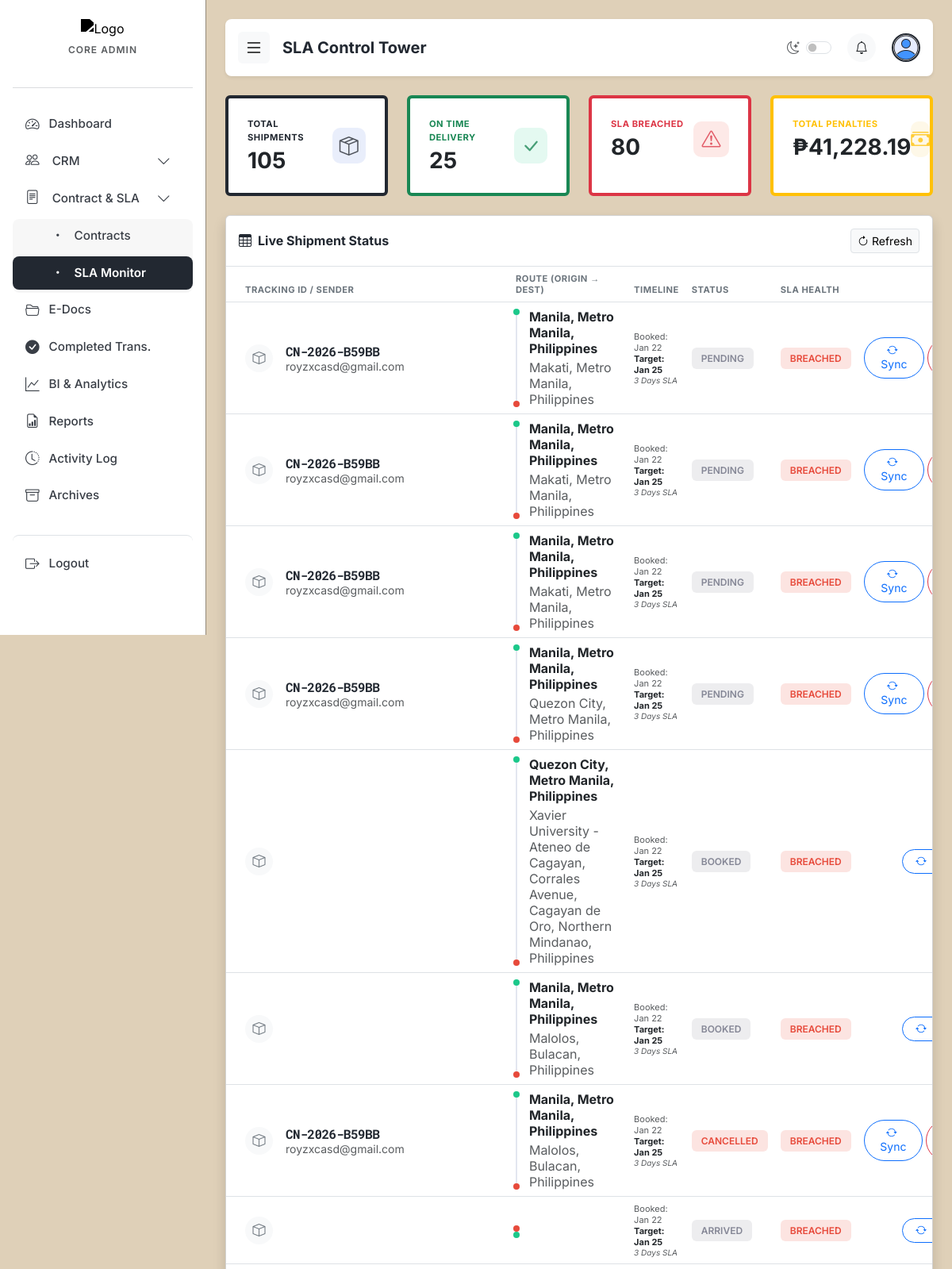
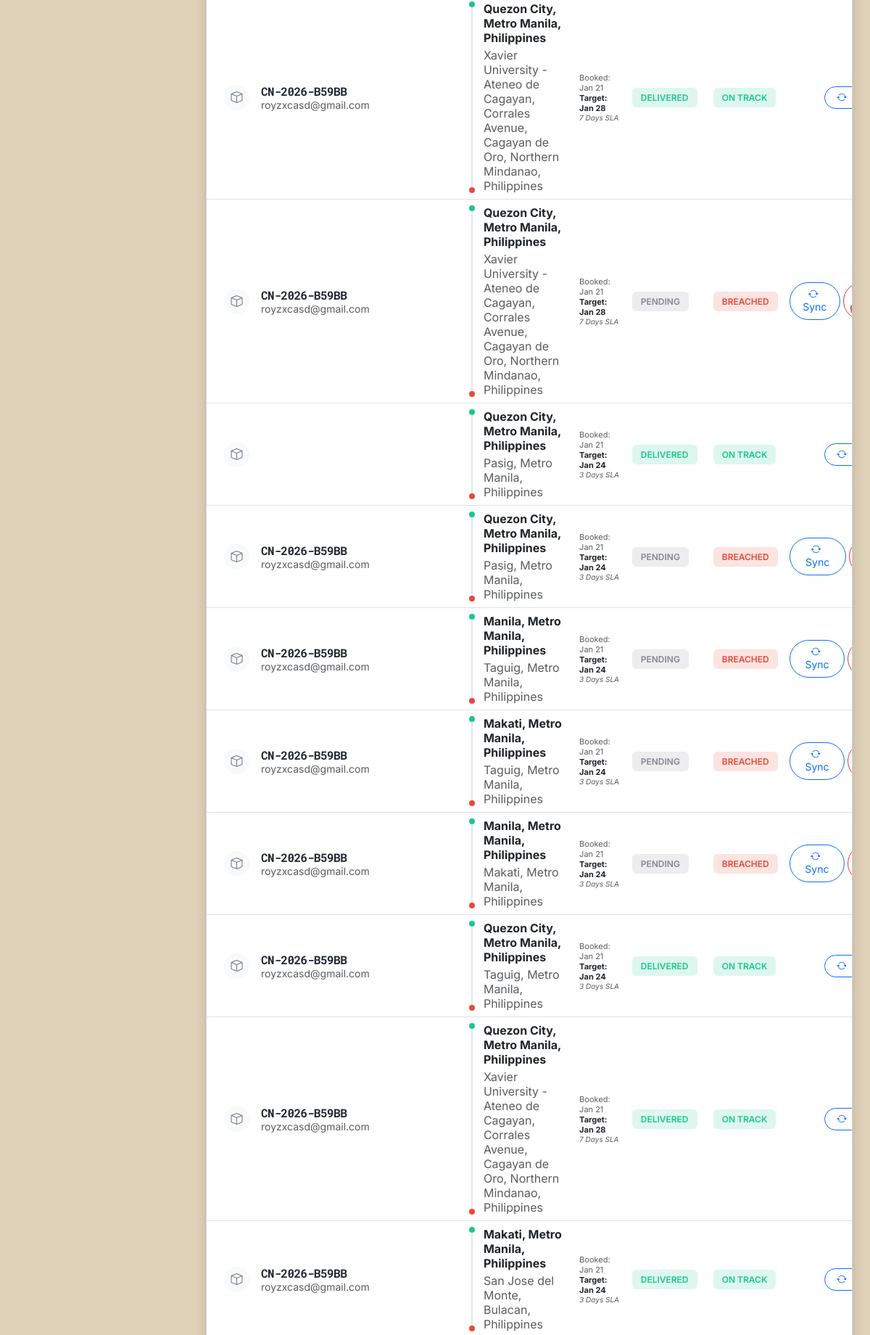
The app's page /admin_shipments.php (signed in, upper part) with its own data (2 pictures, top to bottom).
### tables this page shows
CREATE TABLE `shipments` (
  `id` int(11) NOT NULL,
  `shipment_code` varchar(255) DEFAULT NULL,
  `contract_number` varchar(50) DEFAULT NULL,
  `user_id` int(11) NOT NULL,
  `sender_name` varchar(100) NOT NULL,
  `sender_contact` varchar(50) DEFAULT NULL,
  `receiver_name` varchar(100) NOT NULL,
  `receiver_contact` varchar(50) DEFAULT NULL,
  `origin_address` varchar(255) DEFAULT NULL,
  `destination_address` varchar(255) DEFAULT NULL,
  `origin_island` varchar(50) DEFAULT NULL,
  `specific_address` text DEFAULT NULL,
  `address` varchar(255) DEFAULT NULL,
  `weight` decimal(10,2) NOT NULL,
  `package_type` varchar(50) DEFAULT NULL,
  `package_description` text NOT NULL,
  `distance_km` decimal(10,2) DEFAULT 0.00,
  `price` decimal(10,2) DEFAULT 0.00,
  `sla_agreement` text DEFAULT NULL,
  `payment_method` varchar(50) DEFAULT 'Unspecified',
  `bank_name` varchar(50) DEFAULT NULL,
  `status` varchar(50) DEFAULT 'Pending',
  `cancel_reason` text DEFAULT NULL,
  `payment_status` varchar(50) DEFAULT 'Pending',
  `sla_status` enum('Met','Breached','Pending') DEFAULT 'Pending',
  `proof_image` varchar(255) DEFAULT NULL,
  `created_at` timestamp NOT NULL DEFAULT current_timestamp(),
  `ip_address` varchar(45) DEFAULT NULL,
  `ai_estimated_time` varchar(100) DEFAULT 'Calculating...',
  `target_delivery_date` datetime DEFAULT NULL,
  `rating` int(11) DEFAULT 0,
  `feedback_text` text DEFAULT NULL,
  `destination_island` varchar(50) DEFAULT 'Luzon',
  `sender_email` varchar(255) DEFAULT NULL,
  `updated_at` timestamp NOT NULL DEFAULT current_timestamp() ON UPDATE current_timestamp()
);

### admin_shipments.php (the view, shortened to what this page needs)
<?php
include("connection.php");
$query = "SELECT * FROM shipments ORDER BY created_at DESC";
$result = mysqli_query($conn, $query);
$rulesArr = [];
$rQ = mysqli_query($conn, "SELECT * FROM sla_policies WHERE contract_id = 0");
while($r = mysqli_fetch_assoc($rQ)) {
    $rulesArr[$r['origin_group']][$r['destination_group']] = $r['max_days'];
}
$total_shipments = 0; $total_delayed = 0; $total_ontime = 0; $total_penalty = 0;
?>
<!DOCTYPE html>
<html lang="en">
<head>
  <link href="https://cdn.jsdelivr.net/npm/bootstrap@5.3.3/dist/css/bootstrap.min.css" rel="stylesheet">
  <link href="https://cdn.jsdelivr.net/npm/bootstrap-icons@1.11.3/font/bootstrap-icons.css" rel="stylesheet">
</head>
<body>
<div class="sidebar flex-shrink-0 p-3" id="sidebar">
    <div class="text-center mb-4 mt-2">
      <img src="Remorig.png" alt="Logo" class="img-fluid mb-2" style="max-width: 120px; transition: 0.3s ease;">
      <h6 class="fw-semibold text-uppercase text-muted mb-0 logo-title" style="letter-spacing: 1px; font-size: 0.75rem;">CORE ADMIN</h6>
    </div>
    <hr class="border-secondary opacity-25">
    <nav class="nav flex-column mb-auto mt-2">
        <a href="admin.php"><i class="bi bi-speedometer2"></i> Dashboard</a>
        <a href="#crmSubmenu" data-bs-toggle="collapse" class="d-flex justify-content-between align-items-center">
            <span><i class="bi bi-people"></i> CRM</span><i class="bi bi-chevron-down small"></i>
        </a>
        <a href="#csmSubmenu" data-bs-toggle="collapse" class="d-flex justify-content-between align-items-center">
            <span><i class="bi bi-file-text"></i> Contract & SLA</span><i class="bi bi-chevron-down small"></i>
        </a>
        <div class="collapse show" id="csmSubmenu" style="background: rgba(0,0,0,0.03); border-radius: 8px;">
            <a href="admin_contracts.php" class="ps-5 "><i class="bi bi-dot"></i> Contracts</a>
            <a href="Admin_shipments.php" class="ps-5 active"><i class="bi bi-dot"></i> SLA Monitor</a>
        </div>
        <a href="E-Doc.php" class=""><i class="bi bi-folder2-open"></i> E-Docs</a>
        <a href="admin_completed.php"><i class="bi bi-check-circle-fill"></i> Completed Trans.</a>
        <a href="BIFA.php"><i class="bi bi-graph-up"></i> BI & Analytics</a>
        <a href="admin_reports.php"><i class="bi bi-file-earmark-bar-graph"></i> Reports</a>
        <a href="activity-log.php"><i class="bi bi-clock-history"></i> Activity Log</a>
        <a href="Archive.php"><i class="bi bi-archive"></i> Archives</a>
        <a href="logout.php" class="border-top mt-4 pt-4 text-danger"><i class="bi bi-box-arrow-right"></i> Logout</a>
    </nav>
</div>
<div class="content" id="mainContent">
    <header class="top-header d-flex align-items-center justify-content-between sticky-top mb-4 p-3 bg-white shadow-sm rounded-3">
        <div class="d-flex align-items-center gap-3">
            <button class="btn btn-light border-0 p-2" id="hamburger"><i class="bi bi-list fs-4"></i></button>
            <div>
                <h5 class="fw-bold mb-0 text-primary">SLA Control Tower</h5>
            </div>
        </div>
        <div class="d-flex align-items-center gap-3">
            <div class="form-check form-switch mb-0 ps-0 d-flex align-items-center gap-2">
                <label class="form-check-label text-muted" for="adminThemeToggle"><i class="bi bi-moon-stars"></i></label>
                <input class="form-check-input m-0" type="checkbox" role="switch" id="adminThemeToggle">
            </div>
            <div class="dropdown mx-1">
                <a href="#" class="text-dark position-relative" id="notifDropdown" data-bs-toggle="dropdown" onclick="markRead()">
                    <div class="bg-light rounded-circle d-flex align-items-center justify-content-center" style="width:36px;height:36px;"><i class="bi bi-bell"></i></div>
                </a>
            </div>
            <div class="dropdown">
                <a href="#" data-bs-toggle="dropdown" class="d-block link-dark text-decoration-none" style="cursor: pointer;">
                    <img src="user.png" alt="Profile" width="36" height="36" class="rounded-circle object-fit-cover border border-2 border-primary">
                </a>
            </div>
        </div>
    </header>
<div class="row g-4 mb-4">
        <div class="col-xl-3 col-md-6">
            <div class="card h-100 border-start border-4 border-primary">
                <div class="kpi-card-body">
                    <div>
                        <div class="text-xxs fw-bold text-primary mb-1">TOTAL SHIPMENTS</div>
                        <div class="h3 mb-0 fw-bold text-gray-800" id="kpi-total">0</div>
                    </div>
                    <div class="kpi-icon bg-soft-primary"><i class="bi bi-box-seam text-primary"></i></div>
                </div>
            </div>
        </div>
        <div class="col-xl-3 col-md-6">
            <div class="card h-100 border-start border-4 border-success">
                <div class="kpi-card-body">
                    <div>
                        <div class="text-xxs fw-bold text-success mb-1">ON TIME DELIVERY</div>
                        <div class="h3 mb-0 fw-bold text-gray-800" id="kpi-ontime">0</div>
                    </div>
                    <div class="kpi-icon bg-soft-success"><i class="bi bi-check-lg text-success"></i></div>
                </div>
            </div>
        </div>
        <div class="col-xl-3 col-md-6">
            <div class="card h-100 border-start border-4 border-danger">
                <div class="kpi-card-body">
                    <div>
                        <div class="text-xxs fw-bold text-danger mb-1">SLA BREACHED</div>
                        <div class="h3 mb-0 fw-bold text-gray-800" id="kpi-delayed">0</div>
                    </div>
                    <div class="kpi-icon bg-soft-danger"><i class="bi bi-exclamation-triangle text-danger"></i></div>
                </div>
            </div>
        </div>
        <div class="col-xl-3 col-md-6">
            <div class="card h-100 border-start border-4 border-warning">
                <div class="kpi-card-body">
                    <div>
                        <div class="text-xxs fw-bold text-warning mb-1">TOTAL PENALTIES</div>
                        <div class="h3 mb-0 fw-bold text-gray-800" id="kpi-penalty">₱0</div>
                    </div>
                    <div class="kpi-icon bg-soft-warning"><i class="bi bi-cash-stack text-warning"></i></div>
                </div>
            </div>
        </div>
    </div>
    <div class="card shadow mb-4">
        <div class="card-header py-3 bg-transparent border-bottom d-flex justify-content-between align-items-center">
            <h6 class="m-0 fw-bold text-primary"><i class="bi bi-table me-2"></i>Live Shipment Status</h6>
            <button class="btn btn-sm btn-light border" onclick="location.reload()"><i class="bi bi-arrow-clockwise"></i> Refresh</button>
        </div>
        <div class="table-responsive p-0">
            <table class="table table-hover align-middle mb-0 w-100">
                <thead class="bg-light">
                    <tr>
                        <th class="ps-4 text-xxs text-secondary opacity-7">Tracking ID / Sender</th>
                        <th class="text-xxs text-secondary opacity-7">Route (Origin → Dest)</th>
                        <th class="text-xxs text-secondary opacity-7">Timeline</th>
                        <th class="text-xxs text-secondary opacity-7">Status</th>
                        <th class="text-xxs text-secondary opacity-7">SLA Health</th>
                        <th class="text-end pe-4 text-xxs text-secondary opacity-7">Action</th>
                    </tr>
                </thead>
                <tbody>
                    <?php if(mysqli_num_rows($result) > 0): ?>
                        <?php while($row = mysqli_fetch_assoc($result)):
                            $current_status = strtoupper($row['status']);
                            $origin = $row['origin_island'] ?? 'Luzon';
                            $dest = $row['destination_island'] ?? 'Visayas';
                            $sla_days = $rulesArr[$origin][$dest] ?? 7;
                            $book_date = strtotime($row['created_at']);
                            $target_date = strtotime("+$sla_days days", $book_date);
                            $is_delivered = ($current_status == 'DELIVERED');
                            $actual_end = $is_delivered ? strtotime($row['updated_at'] ?? $row['created_at']) : time();
                            $sla_status = "";
                            $penalty = 0;
                            if ($actual_end > $target_date) {
                                $sla_status = '<span class="badge-soft bg-soft-danger">BREACHED</span>';
                                $penalty = ($row['price'] ?? 0) * 0.10;
                            } elseif (!$is_delivered && (ceil(($target_date - $actual_end)/86400) <= 1)) {
                                $sla_status = '<span class="badge-soft bg-soft-warning">AT RISK</span>';
                                $total_ontime++;
                            } else {
                                $sla_status = '<span class="badge-soft bg-soft-success">ON TRACK</span>';
                                $total_ontime++;
                            }
                        ?>
                        <tr>
                            <td class="ps-4">
                                <div class="d-flex align-items-center">
                                    <div class="rounded-circle bg-light d-flex justify-content-center align-items-center me-3 text-secondary" style="width: 35px; height: 35px;">
                                        <i class="bi bi-box"></i>
                                    </div>
                                    <div>
                                        <span class="d-block fw-bold text-primary font-mono"><?php echo $row['contract_number']; ?></span>
                                        <small class="text-muted"><?php echo $row['sender_name']; ?></small>
                                    </div>
                                </div>
                            </td>
                            <td>
                                <div class="route-visual">
                                    <div class="text-xs fw-bold text-dark"><?php echo $row['origin_address']; ?></div>
                                    <div class="text-xs text-muted mt-1"><?php echo $row['destination_address']; ?></div>
                                </div>
                            </td>
                            <td>
                                <div class="d-flex flex-column">
                                    <small class="text-muted" style="font-size: 11px;">Booked: <?php echo date('M d', $book_date); ?></small>
                                    <small class="fw-bold text-dark" style="font-size: 11px;">Target: <?php echo date('M d', $target_date); ?></small>
                                    <small class="text-muted fst-italic" style="font-size: 10px;"><?php echo $sla_days; ?> Days SLA</small>
                                </div>
                            </td>
                            <td>
                                <?php
                                    $badgeClass = 'bg-soft-secondary';
                                    if ($current_status == 'DELIVERED') $badgeClass = 'bg-soft-success';
                                    elseif ($current_status == 'CONSOLIDATED') $badgeClass = 'bg-soft-info';
                                    elseif ($current_status == 'IN_TRANSIT' || $current_status == 'DISPATCH') $badgeClass = 'bg-soft-warning';
                                    elseif ($current_status == 'CANCELLED') $badgeClass = 'bg-soft-danger';
                                    echo "<span class='badge-soft $badgeClass'>$current_status</span>";
                                ?>
                            </td>
                            <td><?php echo $sla_status; ?></td>
                            <td class="text-end pe-4">
                                <div class="btn-group">
                                    <button onclick="syncStatus('<?php echo $row['contract_number']; ?>', this)" class="btn btn-sm btn-outline-primary rounded-pill px-3" title="Sync Status from Core 1">
                                        <i class="bi bi-arrow-repeat me-1"></i> Sync
                                    </button>
                                    <?php if($penalty > 0): ?>
                                        <button class="btn btn-sm btn-outline-danger ms-1 rounded-pill"
                                                title="Issue Penalty"
                                                onclick="issuePenalty(<?php echo $penalty; ?>, '<?php echo $row['contract_number']; ?>')">
                                        </button>
                                    <?php endif; ?>
                                </div>
                            </td>
                        </tr>
                        <?php endwhile; ?>
                    <?php else: ?>
                        <tr><td colspan="7" class="text-center py-5 text-muted">No shipments found.</td></tr>
                    <?php endif; ?>
                </tbody>
            </table>
        </div>
    </div>
  </div>
</body>
</html>

### records on screen
shipments: contract_number "CN-2026-B59BB", sender_name "royzxcasd@gmail.com", origin_address "Manila, Metro Manila, Philippines", destination_address "Makati, Metro Manila, Philippines", created_at "Jan 22", date('M d', $target_date) "Jan 25", sla_days "3", status "PENDING", shows "BREACHED"
shipments: contract_number "CN-2026-B59BB", sender_name "royzxcasd@gmail.com", origin_address "Manila, Metro Manila, Philippines", destination_address "Makati, Metro Manila, Philippines", created_at "Jan 22", date('M d', $target_date) "Jan 25", sla_days "3", status "PENDING", shows "BREACHED"
shipments: contract_number "CN-2026-B59BB", sender_name "royzxcasd@gmail.com", origin_address "Manila, Metro Manila, Philippines", destination_address "Makati, Metro Manila, Philippines", created_at "Jan 22", date('M d', $target_date) "Jan 25", sla_days "3", status "PENDING", shows "BREACHED"
shipments: contract_number "CN-2026-B59BB", sender_name "royzxcasd@gmail.com", origin_address "Manila, Metro Manila, Philippines", destination_address "Quezon City, Metro Manila, Philippines", created_at "Jan 22", date('M d', $target_date) "Jan 25", sla_days "3", status "PENDING", shows "BREACHED"
shipments: origin_address "Quezon City, Metro Manila, Philippines", destination_address "Xavier University - Ateneo de Cagayan, Corrales Avenue, Cagayan de Oro, Northern Mindanao, Philippines", created_at "Jan 22", date('M d', $target_date) "Jan 25", sla_days "3", status "BOOKED", shows "BREACHED"
shipments: origin_address "Manila, Metro Manila, Philippines", destination_address "Malolos, Bulacan, Philippines", created_at "Jan 22", date('M d', $target_date) "Jan 25", sla_days "3", status "BOOKED", shows "BREACHED"
shipments: contract_number "CN-2026-B59BB", sender_name "royzxcasd@gmail.com", origin_address "Manila, Metro Manila, Philippines", destination_address "Malolos, Bulacan, Philippines", created_at "Jan 22", date('M d', $target_date) "Jan 25", sla_days "3", status "CANCELLED", shows "BREACHED"
shipments: created_at "Jan 22", date('M d', $target_date) "Jan 25", sla_days "3", status "ARRIVED", shows "BREACHED"
shipments: contract_number "CN-2026-B59BB", sender_name "royzxcasd@gmail.com", origin_address "Quezon City, Metro Manila, Philippines", destination_address "Xavier University - Ateneo de Cagayan, Corrales Avenue, Cagayan de Oro, Northern Mindanao, Philippines", created_at "Jan 21", date('M d', $target_date) "Jan 28", sla_days "7", status "DELIVERED", shows "ON TRACK"
shipments: contract_number "CN-2026-B59BB", sender_name "royzxcasd@gmail.com", origin_address "Quezon City, Metro Manila, Philippines", destination_address "Xavier University - Ateneo de Cagayan, Corrales Avenue, Cagayan de Oro, Northern Mindanao, Philippines", created_at "Jan 21", date('M d', $target_date) "Jan 28", sla_days "7", status "PENDING", shows "BREACHED"
shipments: origin_address "Quezon City, Metro Manila, Philippines", destination_address "Pasig, Metro Manila, Philippines", created_at "Jan 21", date('M d', $target_date) "Jan 24", sla_days "3", status "DELIVERED", shows "ON TRACK"
shipments: contract_number "CN-2026-B59BB", sender_name "royzxcasd@gmail.com", origin_address "Quezon City, Metro Manila, Philippines", destination_address "Pasig, Metro Manila, Philippines", created_at "Jan 21", date('M d', $target_date) "Jan 24", sla_days "3", status "PENDING", shows "BREACHED"
shipments: contract_number "CN-2026-B59BB", sender_name "royzxcasd@gmail.com", origin_address "Manila, Metro Manila, Philippines", destination_address "Taguig, Metro Manila, Philippines", created_at "Jan 21", date('M d', $target_date) "Jan 24", sla_days "3", status "PENDING", shows "BREACHED"
shipments: contract_number "CN-2026-B59BB", sender_name "royzxcasd@gmail.com", origin_address "Makati, Metro Manila, Philippines", destination_address "Taguig, Metro Manila, Philippines", created_at "Jan 21", date('M d', $target_date) "Jan 24", sla_days "3", status "PENDING", shows "BREACHED"
shipments: contract_number "CN-2026-B59BB", sender_name "royzxcasd@gmail.com", origin_address "Manila, Metro Manila, Philippines", destination_address "Makati, Metro Manila, Philippines", created_at "Jan 21", date('M d', $target_date) "Jan 24", sla_days "3", status "PENDING", shows "BREACHED"
shipments: contract_number "CN-2026-B59BB", sender_name "royzxcasd@gmail.com", origin_address "Quezon City, Metro Manila, Philippines", destination_address "Taguig, Metro Manila, Philippines", created_at "Jan 21", date('M d', $target_date) "Jan 24", sla_days "3", status "DELIVERED", shows "ON TRACK"
shipments: contract_number "CN-2026-B59BB", sender_name "royzxcasd@gmail.com", origin_address "Quezon City, Metro Manila, Philippines", destination_address "Xavier University - Ateneo de Cagayan, Corrales Avenue, Cagayan de Oro, Northern Mindanao, Philippines", created_at "Jan 21", date('M d', $target_date) "Jan 28", sla_days "7", status "DELIVERED", shows "ON TRACK"
shipments: contract_number "CN-2026-B59BB", sender_name "royzxcasd@gmail.com", origin_address "Makati, Metro Manila, Philippines", destination_address "San Jose del Monte, Bulacan, Philippines", created_at "Jan 21", date('M d', $target_date) "Jan 24", sla_days "3", status "DELIVERED", shows "ON TRACK"
